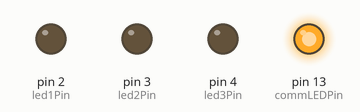
Recording of a sketch running on a simulated Arduino Mega 2560, built with avr-gcc and run on an emulated ATmega2560. On the bench: output pins drawn as LEDs (lit = HIGH).

Above: at 0.01 s.
At 1.0 s:
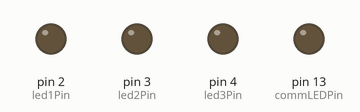
Timing chart, 0 to 2.5 s (numbered marks = the images above):
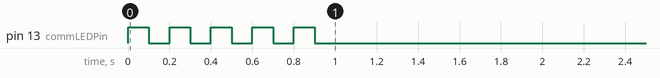

The sketch:

blinky-bus-serial-cube.ino
```cpp
#include "BlinkyBus.h"
#define BAUD_RATE  9600
#define commLEDPin    13
#define INCRPERIOD  1000

#define BLINKYBUSBUFSIZE  32
#define EXTRABUFSIZE      27

union BlinkyBusUnion
{
  struct
  {
    int16_t state;
    int16_t watchdog;
    int16_t led1;
    int16_t led2;
    int16_t led3;
    int16_t extra[EXTRABUFSIZE];
  };
  int16_t buffer[BLINKYBUSBUFSIZE];
} bb;

//usb_serial_class port = Serial;
HardwareSerial port = Serial1;
BlinkyBus blinkyBus(bb.buffer, BLINKYBUSBUFSIZE, port, commLEDPin);

const int led1Pin = 2;
const int led2Pin = 3;
const int led3Pin = 4;
unsigned long nowTime = 0;
unsigned long lastTime = 0;

void setLeds()
{
  digitalWrite(led1Pin, bb.led1);
  digitalWrite(led2Pin, bb.led2);
  digitalWrite(led3Pin, bb.led3);
}

void setup()
{

  pinMode(led1Pin, OUTPUT);
  pinMode(led2Pin, OUTPUT);
  pinMode(led3Pin, OUTPUT);

  bb.state = 1; //init
  bb.watchdog = 0;
  bb.led1 = 0;
  bb.led2 = 0;
  bb.led3 = 0;
  setLeds();

  port.begin(BAUD_RATE);
  blinkyBus.start();
  nowTime = millis();
  lastTime = nowTime;
  for (int ii = 0; ii < EXTRABUFSIZE; ++ii) bb.extra[ii] = 0;
}

void loop()
{
  blinkyBus.poll();
  setLeds();
  nowTime = millis();
  if (((nowTime - lastTime) > INCRPERIOD) || (nowTime < lastTime))
  {
    lastTime = nowTime;
    bb.watchdog = bb.watchdog + 1;
    if (bb.watchdog > 32760) bb.watchdog = 0;
  }
}
```

BlinkyBus.h
```cpp
struct ReceiveData
{
    uint8_t command;
    uint8_t address;
    int16_t value;
};

class BlinkyBus
{
    private:
        Stream *port; //!< Pointer to Stream class object (Either HardwareSerial or SoftwareSerial)
        ReceiveData receiveData;
        boolean commLED;
        int commLEDPin = -1;
        int16_t* regs;
        uint8_t u8size;
        void sendBuffer();

    public:
        BlinkyBus(int16_t* regs, uint8_t u8size, Stream& port, int commLEDPin);
        int poll();
        void start();
        uint8_t getLastWriteAddress();
        int16_t getLastWriteValue();
};

BlinkyBus::BlinkyBus(int16_t* regs, uint8_t u8size, Stream& port, int commLEDPin)
{
    this->regs = regs;
    this->u8size = u8size;
    this->port = &port;
    this->commLEDPin = commLEDPin;
    this->commLED = false;
}

void BlinkyBus::start()
{
  if (commLEDPin > 1)
  {
    pinMode(commLEDPin,    OUTPUT);
    digitalWrite(commLEDPin, commLED);
    for (int ii = 0; ii < 10; ++ii)
    {
      commLED = !commLED;
      digitalWrite(commLEDPin, commLED);
      delay(100);
    }
    commLED = false;
    digitalWrite(commLEDPin, commLED);
  }
  delay(5000);
  sendBuffer();
}

int BlinkyBus::poll()
{
  int pollType = 0;
  if(port->available() > 0)
  {
      pollType = 1; // reading poll type
      port->readBytes((uint8_t*)&receiveData, 4);
      if (receiveData.command == 1)
      {
        pollType = 2; // setting poll type
        if ((receiveData.address >= 0) && (receiveData.address < u8size))
        {
            regs[receiveData.address] = receiveData.value;
        }
      }
      sendBuffer();
      if (commLEDPin > 1)
      {
        commLED = true;
        digitalWrite(commLEDPin, commLED);
        delay(10);
        commLED = false;
        digitalWrite(commLEDPin, commLED);
      }
  }
  return pollType;
}
void BlinkyBus::sendBuffer()
{
    port->write((uint8_t*)regs, u8size * 2);
    port->flush();
}
uint8_t BlinkyBus::getLastWriteAddress()
{
  return receiveData.address;
}
int16_t BlinkyBus::getLastWriteValue()
{
  return receiveData.value;
}
```
